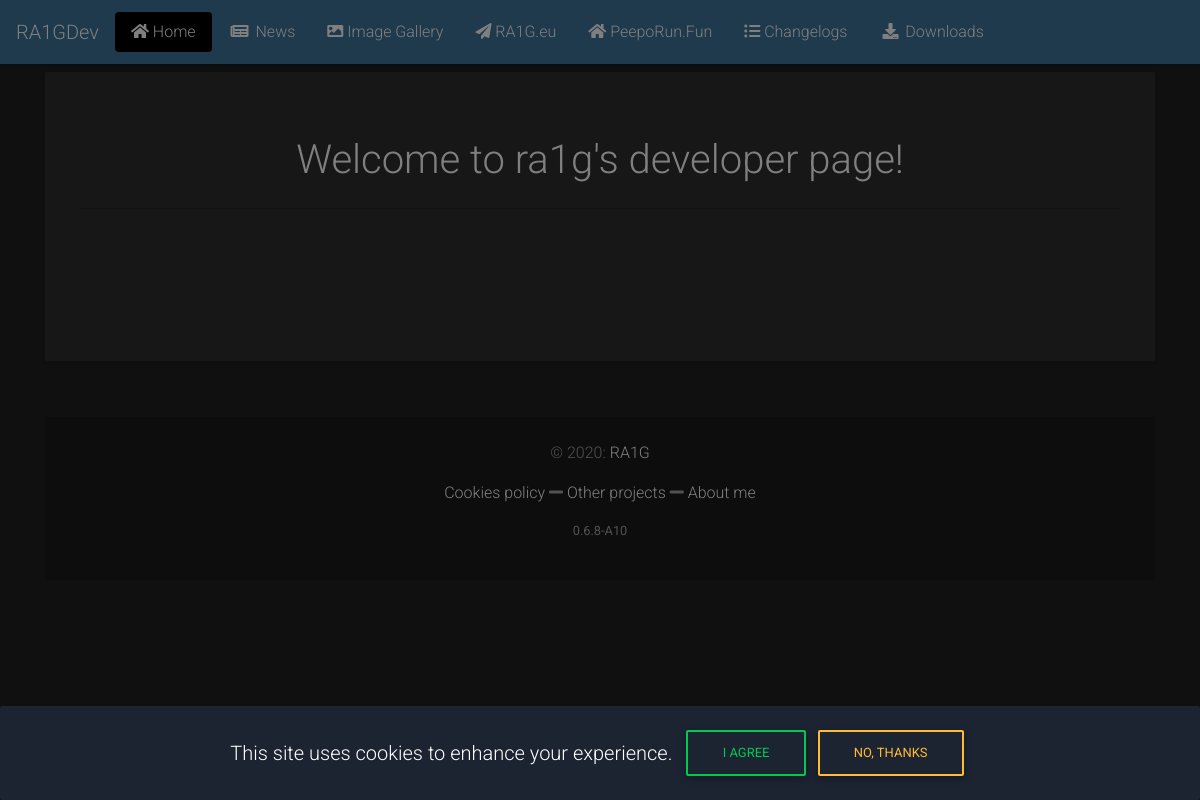
The page / on the database its author committed.
### tables this page shows
CREATE TABLE `menu` (
  `idmenu` int(11) NOT NULL,
  `meno` varchar(55) NOT NULL,
  `file_path` varchar(90) DEFAULT NULL,
  `icon` varchar(90) NOT NULL,
  `menuorder` int(11) DEFAULT NULL,
  `menu_category` varchar(50) DEFAULT NULL
);

CREATE TABLE `changelogsite` (
  `id` int(11) NOT NULL,
  `date` varchar(100) NOT NULL,
  `version` varchar(20) NOT NULL,
  `text` longtext NOT NULL
);

### session.php (called while the page is built, shortened)
<?php
include_once("classes/DB.php");
$app = new DB("localhost", "root", "", "devpeeporun", 3306);
$menuItems = $app->getMenuItems();

### classes/DB.php (called while the page is built, shortened)
<?php
class DB
{
    private $connection;
    public function __construct($host, $username, $password, $dbname, $port = 3306)
    {
        $this->host = $host;
        $this->username = $username;
        $this->password = $password;
        $this->dbname = $dbname;
        $this->port = $port;
        try{
            $connection = new PDO("mysql:host=".$this->host.";dbname=".$this->dbname.";port=".$this->port, $this->username, $this->password);
            $connection->setAttribute(PDO::ATTR_ERRMODE, PDO::ERRMODE_EXCEPTION);
            $this->connection = $connection;
        } catch(PDOException $exception){
            echo "Error while connecting to DB". $exception->getMessage();
        }
    }
        public function getMenuItems(){
            $sql = "SELECT * FROM menu ORDER BY menuorder";
            $stmt = $this->connection->prepare($sql);
            $stmt->execute();
            return $stmt->fetchAll(PDO::FETCH_ASSOC);
        }
    function selectNewestVersion(){
        $sql = "SELECT version FROM changelogsite ORDER BY version DESC LIMIT 1";
        $stmt = $this->connection->prepare($sql);
        $stmt->execute();
        return $stmt->fetch();
    }
}
?>

### menu.php (the view, shortened to what this page needs)
<?php
include_once("session.php");
?>
<nav class="navbar navbar-expand-lg sticky-top scrolling-navbar navbar-dark unique-color lighten-5">
    <a class="navbar-brand" href="index.php">
        <?php if (empty($_SESSION["userid"])) {
            echo 'RA1GDev';
        } else {
            echo 'Hello <span class="badge badge-success">';
            echo $user->username;
            echo '</span>';
        }
        ?>
    </a>
    <div class="collapse navbar-collapse" id="navbarColor01">
        <ul class="nav nav-pills mr-auto">
            <?php foreach ($menuItems as $key => $menuItem):
                if (strpos($_SERVER['PHP_SELF'], $menuItem['file_path'])) $code = 'show active'; else $code = '';
                ?>
                <li class="nav-item">
                    <a class="nav-link text-white <?php echo $code; ?>" href="<?= $menuItem['file_path']; ?>"><i
                                class="<?= $menuItem['icon']; ?>"></i> <?= $menuItem['meno']; ?></a>
                </li>
            <?php endforeach ?>
        </ul>
    </div>
</nav>
<div class="modal fade bottom cookiemodal" id="cookiemodal" tabindex="-1" role="dialog"
     aria-labelledby="cookiemodal" aria-hidden="false" data-backdrop="static">
    <div class="modal-dialog modal-frame modal-bottom" role="document">
        <div class="modal-content unique-color-dark text-white">
            <div class="modal-body ">
                <div class="row d-flex justify-content-center align-items-center">
                    <p class="pt-3 pr-2 lead">This site uses cookies to enhance your experience.</p>
                    <button type="button" class="btn btn-outline-success acceptcookies" data-dismiss="modal">I agree
                    </button>
                    <a role="button" class="btn btn-outline-warning waves-effect" data-dismiss="modal">No, thanks</a>
                </div>
            </div>
        </div>
    </div>
</div>

### footer.php (shortened to what this page needs)
<?php $sitever = $app->selectNewestVersion(); ?>
<footer class="page-footer elegant-color-dark">
    <div class="container text-center text-md-center align-middle">
        <p><div class="footer-copyright text-center py-4">© 2020:<a href="http://www.ra1g.eu"> RA1G</a></p>
        <p><a href="#!">Cookies policy</a> <i class="fas fa-minus "></i> <a href="#!">Other projects</a> <i class="fas fa-minus "></i> <a href="#!">About me</a></p>
        <p class="small"><?php echo $sitever['version']; ?></p>
    </div>
</footer>
<hr class="my-2">

### menu.php (style rules this page uses)
.nav-pills > li > a.active { background-color: black!important; }

### rows shown on the page
menu: meno "Home"
menu: meno "News"
menu: meno "Image Gallery"
menu: meno "RA1G.eu"
menu: meno "PeepoRun.Fun"
menu: meno "Changelogs"
menu: meno "Downloads"
changelogsite: version "0.6.8-A10"
